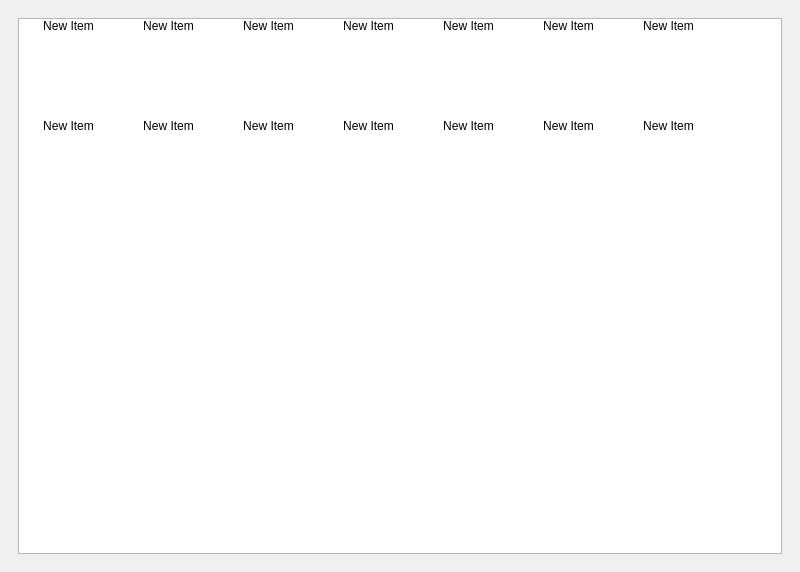
<?xml version="1.0" encoding="UTF-8"?>
<ui version="4.0">
 <class>MainWindow</class>
 <widget class="QMainWindow" name="MainWindow">
  <property name="geometry">
   <rect>
    <x>0</x>
    <y>0</y>
    <width>800</width>
    <height>572</height>
   </rect>
  </property>
  <property name="windowTitle">
   <string>MainWindow</string>
  </property>
  <widget class="QWidget" name="centralwidget">
   <layout class="QVBoxLayout" name="verticalLayout_2">
    <item>
     <widget class="QStackedWidget" name="winchanger">
      <property name="currentIndex">
       <number>1</number>
      </property>
      <widget class="QWidget" name="page_load">
       <layout class="QHBoxLayout" name="horizontalLayout">
        <item>
         <layout class="QGridLayout" name="gridLayout_2">
          <item row="0" column="1">
           <spacer name="verticalSpacer">
            <property name="orientation">
             <enum>Qt::Vertical</enum>
            </property>
            <property name="sizeHint" stdset="0">
             <size>
              <width>20</width>
              <height>40</height>
             </size>
            </property>
           </spacer>
          </item>
          <item row="1" column="1">
           <widget class="QLabel" name="project_name">
            <property name="text">
             <string>&lt;html&gt;&lt;head/&gt;&lt;body&gt;&lt;p align=&quot;center&quot;&gt;&lt;span style=&quot; font-size:26pt; font-weight:600;&quot;&gt;PROJECT_NAME&lt;/span&gt;&lt;/p&gt;&lt;/body&gt;&lt;/html&gt;</string>
            </property>
           </widget>
          </item>
          <item row="2" column="3">
           <spacer name="horizontalSpacer_2">
            <property name="orientation">
             <enum>Qt::Horizontal</enum>
            </property>
            <property name="sizeHint" stdset="0">
             <size>
              <width>40</width>
              <height>20</height>
             </size>
            </property>
           </spacer>
          </item>
          <item row="2" column="0">
           <spacer name="horizontalSpacer">
            <property name="orientation">
             <enum>Qt::Horizontal</enum>
            </property>
            <property name="sizeHint" stdset="0">
             <size>
              <width>40</width>
              <height>20</height>
             </size>
            </property>
           </spacer>
          </item>
          <item row="4" column="1">
           <spacer name="verticalSpacer_2">
            <property name="orientation">
             <enum>Qt::Vertical</enum>
            </property>
            <property name="sizeHint" stdset="0">
             <size>
              <width>20</width>
              <height>40</height>
             </size>
            </property>
           </spacer>
          </item>
         </layout>
        </item>
       </layout>
      </widget>
      <widget class="QWidget" name="page_work">
       <layout class="QGridLayout" name="gridLayout">
        <item row="0" column="0">
         <layout class="QGridLayout" name="files_layout">
          <item row="0" column="0">
           <widget class="QListWidget" name="listWidget">
            <property name="dragDropMode">
             <enum>QAbstractItemView::DragDrop</enum>
            </property>
            <property name="selectionBehavior">
             <enum>QAbstractItemView::SelectItems</enum>
            </property>
            <property name="iconSize">
             <size>
              <width>50</width>
              <height>50</height>
             </size>
            </property>
            <property name="horizontalScrollMode">
             <enum>QAbstractItemView::ScrollPerPixel</enum>
            </property>
            <property name="movement">
             <enum>QListView::Snap</enum>
            </property>
            <property name="isWrapping" stdset="0">
             <bool>true</bool>
            </property>
            <property name="gridSize">
             <size>
              <width>100</width>
              <height>100</height>
             </size>
            </property>
            <property name="viewMode">
             <enum>QListView::IconMode</enum>
            </property>
            <item>
             <property name="text">
              <string>New Item</string>
             </property>
            </item>
            <item>
             <property name="text">
              <string>New Item</string>
             </property>
            </item>
            <item>
             <property name="text">
              <string>New Item</string>
             </property>
            </item>
            <item>
             <property name="text">
              <string>New Item</string>
             </property>
            </item>
            <item>
             <property name="text">
              <string>New Item</string>
             </property>
            </item>
            <item>
             <property name="text">
              <string>New Item</string>
             </property>
            </item>
            <item>
             <property name="text">
              <string>New Item</string>
             </property>
            </item>
            <item>
             <property name="text">
              <string>New Item</string>
             </property>
            </item>
            <item>
             <property name="text">
              <string>New Item</string>
             </property>
            </item>
            <item>
             <property name="text">
              <string>New Item</string>
             </property>
            </item>
            <item>
             <property name="text">
              <string>New Item</string>
             </property>
            </item>
            <item>
             <property name="text">
              <string>New Item</string>
             </property>
            </item>
            <item>
             <property name="text">
              <string>New Item</string>
             </property>
            </item>
            <item>
             <property name="text">
              <string>New Item</string>
             </property>
            </item>
           </widget>
          </item>
         </layout>
        </item>
       </layout>
      </widget>
      <widget class="QWidget" name="quest_page">
       <layout class="QHBoxLayout" name="horizontalLayout_2">
        <item>
         <spacer name="horizontalSpacer_5">
          <property name="orientation">
           <enum>Qt::Horizontal</enum>
          </property>
          <property name="sizeHint" stdset="0">
           <size>
            <width>40</width>
            <height>20</height>
           </size>
          </property>
         </spacer>
        </item>
        <item>
         <layout class="QVBoxLayout" name="verticalLayout">
          <item>
           <spacer name="verticalSpacer_7">
            <property name="orientation">
             <enum>Qt::Vertical</enum>
            </property>
            <property name="sizeHint" stdset="0">
             <size>
              <width>20</width>
              <height>40</height>
             </size>
            </property>
           </spacer>
          </item>
          <item>
           <widget class="QLabel" name="one_label">
            <property name="text">
             <string>&lt;html&gt;&lt;head/&gt;&lt;body&gt;&lt;p&gt;&lt;span style=&quot; font-size:18pt; font-style:italic;&quot;&gt;New password&lt;/span&gt;&lt;/p&gt;&lt;/body&gt;&lt;/html&gt;</string>
            </property>
           </widget>
          </item>
          <item>
           <widget class="QLineEdit" name="one_line"/>
          </item>
          <item>
           <spacer name="verticalSpacer_5">
            <property name="orientation">
             <enum>Qt::Vertical</enum>
            </property>
            <property name="sizeHint" stdset="0">
             <size>
              <width>20</width>
              <height>40</height>
             </size>
            </property>
           </spacer>
          </item>
         </layout>
        </item>
        <item>
         <spacer name="horizontalSpacer_6">
          <property name="orientation">
           <enum>Qt::Horizontal</enum>
          </property>
          <property name="sizeHint" stdset="0">
           <size>
            <width>40</width>
            <height>20</height>
           </size>
          </property>
         </spacer>
        </item>
       </layout>
      </widget>
     </widget>
    </item>
   </layout>
  </widget>
 </widget>
 <resources/>
 <connections/>
</ui>
